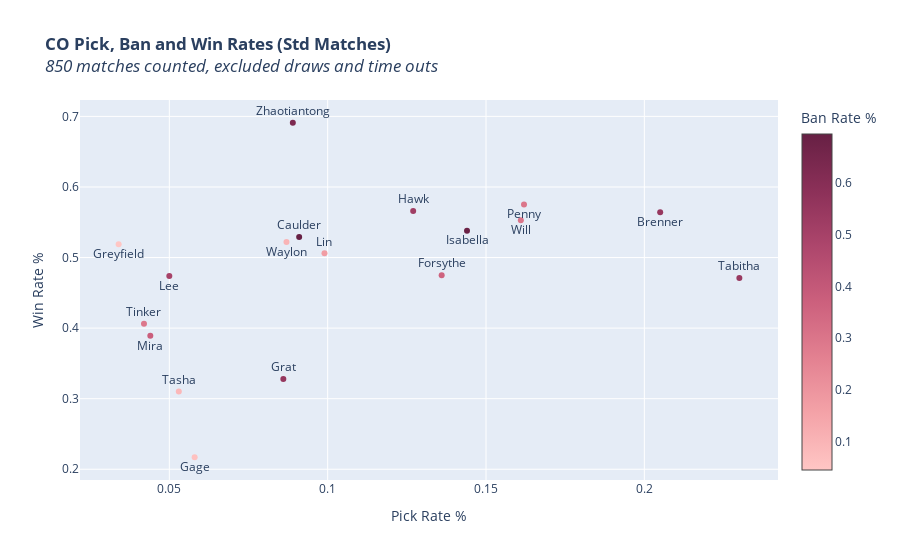

The cell this chart's notebook holds for it:
### Code cell
fig_std = go.Figure(
    go.Scatter(
        x= co_std_pickbanwin_df['pickRate'],
        y= co_std_pickbanwin_df['winRate'],
        text= co_std_pickbanwin_df.index,
        customdata= co_std_pickbanwin_df['banRate'],
        textposition= improve_text_position(co_std_pickbanwin_df['pickRate']),
        mode= 'markers + text',
        hovertemplate= ("pickRate: %{x}<br>"
                        "winRate: %{y}<br>"
                        "banRate: %{customdata}<extra></extra>"),
        marker= dict(
            color= co_std_pickbanwin_df['banRate'],
            colorscale= 'Burg',
            showscale= True,
            colorbar_title= 'Ban Rate %',
        )
    )
)

fig_std.update_layout(
    xaxis_title = "Pick Rate %",
    yaxis_title = "Win Rate %",
    title= ("<b>CO Pick, Ban and Win Rates (Std Matches)</b><br>"
            "<i>" + str(len(std_replays)) + " matches counted, excluded draws and time outs</i>")
)

fig_std.show()

### Figure 1 — Plotly figure (JSON) as saved in the notebook; plotly's stock layout.template omitted (floating-point values rounded to 4 significant figures)
{"data": [{"customdata": [0.172, 0.684, 0.361, 0.299, 0.695, 0.045, 0.544, 0.548, 0.554, 0.378, 0.629, 0.3, 0.52, 0.498, 0.295, 0.059, 0.087, 0.1], "hovertemplate": "pickRate: %{x}<br>winRate: %{y}<br>banRate: %{customdata}<extra></extra>", "marker": {"color": [0.172, 0.684, 0.361, 0.299, 0.695, 0.045, 0.544, 0.548, 0.554, 0.378, 0.629, 0.3, 0.52, 0.498, 0.295, 0.059, 0.087, 0.1], "colorbar": {"title": {"text": "Ban Rate %"}}, "colorscale": [[0, "rgb(255, 198, 196)"], [0.1667, "rgb(244, 163, 168)"], [0.3333, "rgb(227, 129, 145)"], [0.5, "rgb(204, 96, 125)"], [0.6667, "rgb(173, 70, 108)"], [0.8333, "rgb(139, 48, 88)"], [1, "rgb(103, 32, 68)"]], "showscale": true}, "mode": "markers+text", "text": ["Lin", "Isabella", "Forsythe", "Penny", "Caulder", "Greyfield", "Tabitha", "Brenner", "Grat", "Mira", "Zhaotiantong", "Will", "Hawk", "Lee", "Tinker", "Gage", "Tasha", "Waylon"], "textposition": ["top center", "bottom center", "top center", "bottom center", "top center", "bottom center", "top center", "bottom center", "top center", "bottom center", "top center", "bottom center", "top center", "bottom center", "top center", "bottom center", "top center", "bottom center"], "type": "scatter", "x": [0.099, 0.144, 0.136, 0.162, 0.091, 0.034, 0.23, 0.205, 0.086, 0.044, 0.089, 0.161, 0.127, 0.05, 0.042, 0.058, 0.053, 0.087], "y": [0.506, 0.538, 0.475, 0.575, 0.529, 0.519, 0.471, 0.564, 0.328, 0.389, 0.691, 0.553, 0.566, 0.474, 0.406, 0.217, 0.31, 0.522]}], "layout": {"title": {"text": "<b>CO Pick, Ban and Win Rates (Std Matches)</b><br><i>850 matches counted, excluded draws and time outs</i>"}, "xaxis": {"title": {"text": "Pick Rate %"}}, "yaxis": {"title": {"text": "Win Rate %"}}}}
